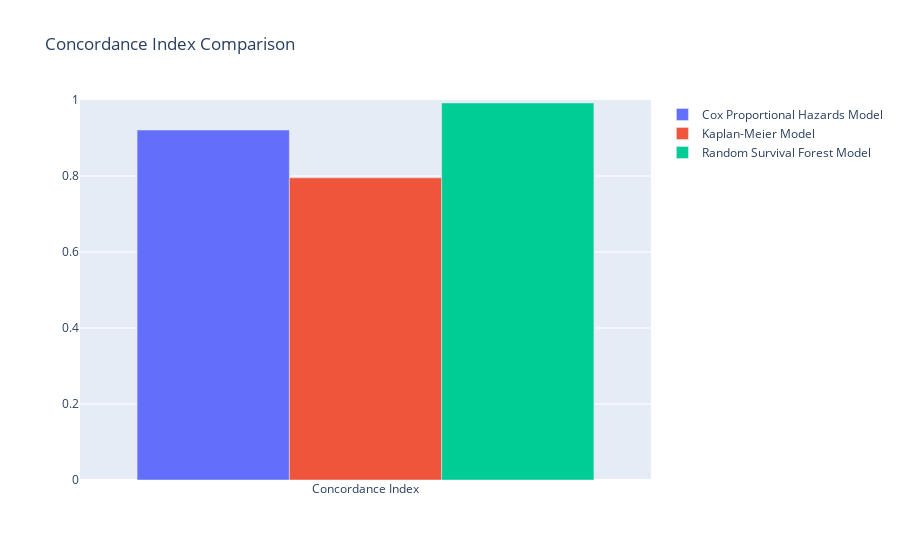

Here is the notebook cell this chart was saved with:
### Code cell
import plotly.graph_objects as go

# Calculate the Concordance Indexes
cox_cindex = concordance_index(data['Level'], -data['Cox_Predicted_Churn_Probability'], data['Churn'])
km_cindex = c_index  # Assuming c_index is the Concordance Index for the Kaplan-Meier Model
rsf_cindex = concordance_index_censored(y['Churn'], y['Level'], rsf_pred)[0]

# Create a bar chart
fig = go.Figure(data=[
    go.Bar(name='Cox Proportional Hazards Model', x=['Concordance Index'], y=[cox_cindex]),
    go.Bar(name='Kaplan-Meier Model', x=['Concordance Index'], y=[km_cindex]),
    go.Bar(name='Random Survival Forest Model', x=['Concordance Index'], y=[rsf_cindex])
])

# Change the bar mode
fig.update_layout(barmode='group', title='Concordance Index Comparison', yaxis=dict(range=[0, 1]))

fig.show()

### Figure 1 — Plotly figure (JSON) as saved in the notebook; plotly's stock layout.template omitted (floating-point values rounded to 4 significant figures)
{"data": [{"name": "Cox Proportional Hazards Model", "type": "bar", "x": ["Concordance Index"], "y": [0.921]}, {"name": "Kaplan-Meier Model", "type": "bar", "x": ["Concordance Index"], "y": [0.7952]}, {"name": "Random Survival Forest Model", "type": "bar", "x": ["Concordance Index"], "y": [0.9922]}], "layout": {"barmode": "group", "title": {"text": "Concordance Index Comparison"}, "yaxis": {"range": [0, 1]}}}
